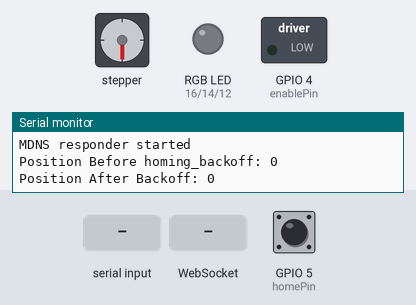
Simulated run of this sketch. Board: ESP8266 (NodeMCU). On the bench: stepper motor, switched loads named in the sketch (green lamp = pin HIGH), an RGB LED mixed from three pins (HIGH = lit), the last lines printed to the serial monitor. The test bench sets the inputs (shaded band); at power-on: GPIO 5 (homePin) HIGH. WiFi joins after 1.5 s; servers stay silent unless stated; stepper angles assume 200 steps per turn.

Above: at 6.7 s.
6.8 s: "90,45\n" received over Serial
At 7.7 s:
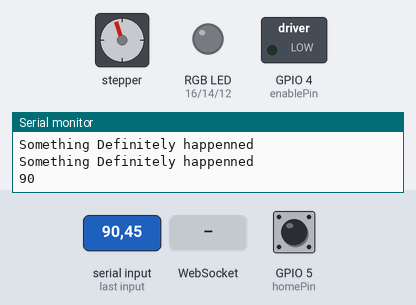
8.4 s: WebSocket text "90" received
At 9.4 s:
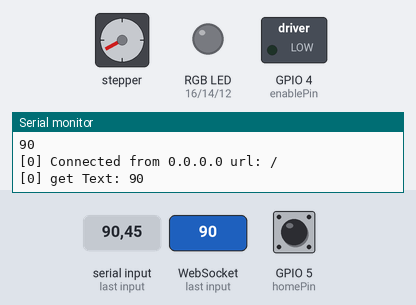
10.1 s: "30,150\n" received over Serial
At 11.4 s:
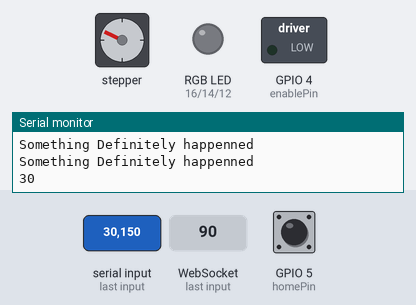
11.7 s: WebSocket text "5" received
At 12.4 s:
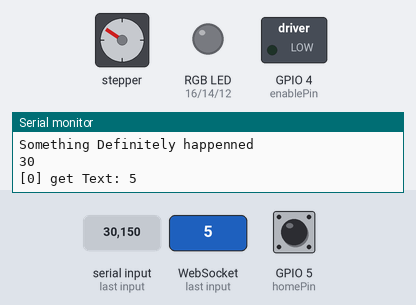
13.2 s: "90\n" received over Serial
At 14.5 s:
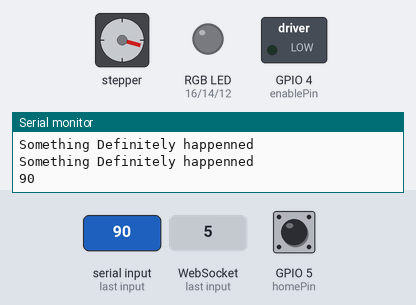
14.8 s: "90,45\n" received over Serial
At 16.1 s:
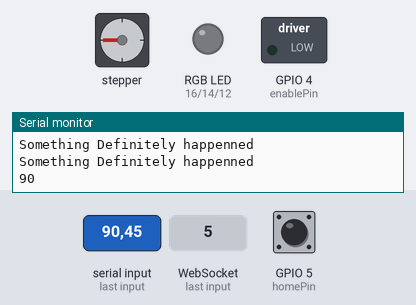
Timing chart, 0 to 17.4 s (numbered marks = the images above; inputs shaded):
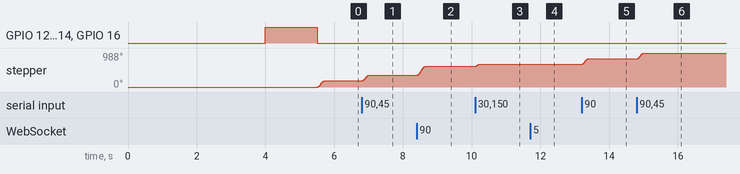

The sketch:

stupid-linear-actuator-firmware.ino
```cpp
/*
 * WebSocketServer_LEDcontrol.ino
 *
 *  Created on: 26.11.2015
 *
 * Sketch to crudely control a stepper driven linear actuator over a websocket
 *
 * On start up, the actuator will home towards the expected endstop. After homing it will await
 * serial input via the console or a websocket connection.
 * +ve numbers move x steps away from the endstop
 * -ve numbers move x steps trowards the endstop
 * If you find the opposite of this true, flip the phases of the stepper motor.
 *
 * R Lloyd. 2021.
 */

// For the stepper motor and switch stuff

#include <AccelStepper.h>
// https://www.pjrc.com/teensy/td_libs_AccelStepper.html

const String wifiSSID = "oort";
const String wifiPassword = "heliopause";

const int motorInterfaceType = 1; // Not strictly necessary, but helps explain the random 1 in the function call
const int stepPin = 0; //D3
const int dirPin = 2; //D4
const int enablePin = 4; //D2
const int homePin = 5; //D1

const float actuator_travel_mm = 88; // mm
const int max_speed = 100000; //stepsPerSecond
const int max_acceleration = 10000; //stepsPerSecondSquared
const int homing_speed = 5000; // stepsPerSecond
const int homing_backoff = 100; // steps
const float stepsPerMM = 44.44; // https://blog.prusaprinters.org/calculator_3416/
int actuator_travel_steps = actuator_travel_mm * stepsPerMM;

boolean homed = false; // keep track of awareness of the 1D world
int position = 0; // keep track of the cirrent position

bool enabled = false;

// Variables to recieve a new message byte by byte as a string of text
String inputString = "";         // a String to hold incoming data
bool stringComplete = false;  // whether the string is complete

int newMessage;
bool commandRecieved = false;

// Define a stepper and the pins it will use
AccelStepper stepper = AccelStepper(motorInterfaceType, stepPin, dirPin);


// For the webserver and websocket stuff
#include <Arduino.h>

#include <ESP8266WiFi.h>
#include <ESP8266WiFiMulti.h>
#include <WebSocketsServer.h>
#include <ESP8266WebServer.h>
#include <ESP8266mDNS.h>
#include <Hash.h>

#include <FS.h>   // Include the SPIFFS library

#define LED_RED     16
#define LED_GREEN   14
#define LED_BLUE    12

ESP8266WiFiMulti WiFiMulti;

ESP8266WebServer server(80);
WebSocketsServer webSocket = WebSocketsServer(81);

void webSocketEvent(uint8_t num, WStype_t type, uint8_t * payload, size_t length) {

    switch(type) {
        case WStype_DISCONNECTED:
            Serial.printf("[%u] Disconnected!\n", num);
            break;
        case WStype_CONNECTED: {
            IPAddress ip = webSocket.remoteIP(num);
            Serial.printf("[%u] Connected from %d.%d.%d.%d url: %s\n", num, ip[0], ip[1], ip[2], ip[3], payload);

            // send message to client
            webSocket.sendTXT(num, "Connected");
        }
            break;
        case WStype_TEXT:
            Serial.printf("[%u] get Text: %s\n", num, payload);

            //were uint32_t
            uint8_t move = (uint8_t) strtol((const char *) &payload[0], NULL, 16);
            stepper.move(move);
            stepper.run();
            break;
    }
}

void setup() {
    // Set up the hardware pins before i forget
    pinMode(homePin, INPUT_PULLUP);
    pinMode(enablePin, OUTPUT);

    // Reserve some memory for the input string over serial
    inputString.reserve(32);

    // Change these to suit your stepper if you want this is for a4988, 3200 steps/rev
    stepper.setMaxSpeed(max_speed); //stepsPerSecond
    stepper.setAcceleration(max_acceleration); //stepsPerSecondSquared

    //enabled = true;

    // Start up the serial interface because.... debugging
    //Serial.begin(921600);
    Serial.begin(115200);

    Serial.setDebugOutput(true);

    Serial.println();
    Serial.println();
    Serial.println();

    // Wait for 4 seconds for the wifiand all the stuff
    for(uint8_t t = 4; t > 0; t--) {
        Serial.printf("[SETUP] BOOT WAIT %d...\n", t);
        Serial.flush();
        delay(1000);
    }

    // Example stuff remove when necessary.
    pinMode(LED_RED, OUTPUT);
    pinMode(LED_GREEN, OUTPUT);
    pinMode(LED_BLUE, OUTPUT);

    digitalWrite(LED_RED, 1);
    digitalWrite(LED_GREEN, 1);
    digitalWrite(LED_BLUE, 1);

    // WiFiMulti.addAP("oort", "heliopause");
    WiFiMulti.addAP("wifiSSID", "wifiPassword");

    while(WiFiMulti.run() != WL_CONNECTED) {
        delay(100);
    }

    // start webSocket server
    webSocket.begin();
    webSocket.onEvent(webSocketEvent);

    // yes, whaterver MDNS magic does, lets start that too
    if(MDNS.begin("esp8266")) {
        Serial.println("MDNS responder started");
    }

    // handle index
    server.on("/", []() {
        //send index.html
        server.send(200,
        "text/html",
        "<html><head><script>var connection = new WebSocket('ws://'+location.hostname+':81/', ['arduino']);connection.onopen = function () {connection.send('Connect ' + new Date()); }; connection.onerror = function (error) {console.log('WebSocket Error ', error);};connection.onmessage = function (e) {console.log('Server: ', e.data);};function sendMove() {var newmove = parseInt(document.getElementById('move').value).toString();console.log('Sending: ' + newmove);connection.send(newmove); }</script></head><body>Stupid Actuator Control:<br/><input id=\"move\" type=\"text\"><br/><button id=\"clickmove\" type=\"button\" onclick=\"sendMove();\" >Send Move</button><br/></body></html>");
        // "<html><head><script>var connection = new WebSocket('ws://'+location.hostname+':81/', ['arduino']);connection.onopen = function () {  connection.send('Connect ' + new Date()); }; connection.onerror = function (error) {    console.log('WebSocket Error ', error);};connection.onmessage = function (e) {  console.log('Server: ', e.data);};function sendRGB() {  var r = parseInt(document.getElementById('r').value).toString(16);  var g = parseInt(document.getElementById('g').value).toString(16);  var b = parseInt(document.getElementById('b').value).toString(16);  if(r.length < 2) { r = '0' + r; }   if(g.length < 2) { g = '0' + g; }   if(b.length < 2) { b = '0' + b; }   var rgb = '#'+r+g+b;    console.log('RGB: ' + rgb); connection.send(rgb); }</script></head><body>LED Control:<br/><br/>R: <input id=\"r\" type=\"range\" min=\"0\" max=\"255\" step=\"1\" oninput=\"sendRGB();\" /><br/>G: <input id=\"g\" type=\"range\" min=\"0\" max=\"255\" step=\"1\" oninput=\"sendRGB();\" /><br/>B: <input id=\"b\" type=\"range\" min=\"0\" max=\"255\" step=\"1\" oninput=\"sendRGB();\" /><br/></body></html>");
    });

    server.begin();

    // Add service to MDNS
    MDNS.addService("http", "tcp", 80);
    MDNS.addService("ws", "tcp", 81);

    digitalWrite(LED_RED, 0);
    digitalWrite(LED_GREEN, 0);
    digitalWrite(LED_BLUE, 0);

}

void loop() {
    // Websocket Stuff
    webSocket.loop();
    server.handleClient();

    // Stepper Motor Stuff
      // Should we be enabled or Not
  //digitalWrite(enablePin, !enabled); // need to work out how to structure this?
  if (!homed) {
    //Serial.println(stepper.currentPosition());
    findHome();
  }
  else {
    position = stepper.currentPosition();
    if (commandRecieved) {
      stepper.move(newMessage);
      commandRecieved = false;
    }
  //Serial.println(stepper.currentPosition());
  }
    while (Serial.available() > 0) { // While therse still some information to read
    Serial.println("Something Definitely happenned");
    char inChar = (char)Serial.read(); //Get the new byte, read it as a char
    // add it to the inputString:
    inputString += inChar;
    if (inChar == '\n') { // If you find a newline
      newMessage = inputString.toInt();
      Serial.println(newMessage); // Parrot the message back
      commandRecieved = true; // We have a message! It's dealt with in the main loop
      inputString = ""; //Reset the input string, ready for the next message
    }
  }
  stepper.run();
}

void findHome() {
  // Function to move the carriage of the actuator towards the home switch and then
  // record the distance and compare it to the known size of the actuator from initial setup
  int step_count = 0;
  bool touch_off = false;
  if (!digitalRead(homePin)) {
    Serial.println("Searching for home point");
    stepper.move(-20);
  } else {
    Serial.print("Position Before homing_backoff: ");
    Serial.println(stepper.currentPosition());
    stepper.move(homing_backoff);
    //Serial.println("homed, continue executing in the main loop");
    Serial.print("Position After Backoff: ");
    Serial.println(stepper.currentPosition());
    homed = true;
  }
  stepper.run();
}
```

Measured:
- after the input at 6.8 s, stepper: turns 162° clockwise in 0.18 s, starting at once
- after the input at 8.4 s, stepper: turns 259° clockwise in 0.24 s, starting at once
- after the input at 10.1 s, stepper: turns 54° clockwise, starting at once
- after the input at 13.2 s, stepper: turns 162° clockwise in 0.18 s, starting at once
- after the input at 14.8 s, stepper: turns 162° clockwise in 0.18 s, starting at once
- by itself, stepper: turns 180° clockwise in 0.20 s
